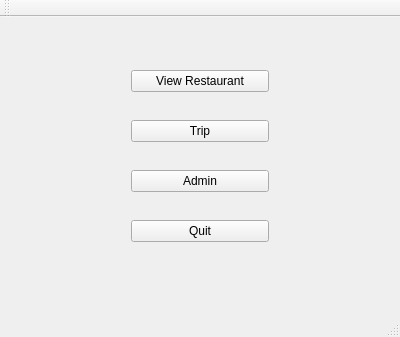
<?xml version="1.0" encoding="UTF-8"?>
<ui version="4.0">
 <class>MainWindow</class>
 <widget class="QMainWindow" name="MainWindow">
  <property name="geometry">
   <rect>
    <x>0</x>
    <y>0</y>
    <width>400</width>
    <height>337</height>
   </rect>
  </property>
  <property name="windowTitle">
   <string>MainWindow</string>
  </property>
  <widget class="QWidget" name="centralWidget">
   <widget class="QWidget" name="verticalLayoutWidget">
    <property name="geometry">
     <rect>
      <x>120</x>
      <y>20</y>
      <width>160</width>
      <height>241</height>
     </rect>
    </property>
    <layout class="QVBoxLayout" name="verticalLayout">
     <item>
      <widget class="QPushButton" name="pushButton_4">
       <property name="text">
        <string>View Restaurant</string>
       </property>
      </widget>
     </item>
     <item>
      <widget class="QPushButton" name="pushButton_2">
       <property name="text">
        <string>Trip</string>
       </property>
      </widget>
     </item>
     <item>
      <widget class="QPushButton" name="pushButton">
       <property name="text">
        <string>Admin</string>
       </property>
      </widget>
     </item>
     <item>
      <widget class="QPushButton" name="pushButton_3">
       <property name="text">
        <string>Quit</string>
       </property>
      </widget>
     </item>
    </layout>
   </widget>
  </widget>
  <widget class="QMenuBar" name="menuBar">
   <property name="geometry">
    <rect>
     <x>0</x>
     <y>0</y>
     <width>400</width>
     <height>26</height>
    </rect>
   </property>
  </widget>
  <widget class="QToolBar" name="mainToolBar">
   <attribute name="toolBarArea">
    <enum>TopToolBarArea</enum>
   </attribute>
   <attribute name="toolBarBreak">
    <bool>false</bool>
   </attribute>
  </widget>
  <widget class="QStatusBar" name="statusBar"/>
 </widget>
 <layoutdefault spacing="6" margin="11"/>
 <resources/>
 <connections>
  <connection>
   <sender>pushButton_3</sender>
   <signal>clicked()</signal>
   <receiver>MainWindow</receiver>
   <slot>close()</slot>
   <hints>
    <hint type="sourcelabel">
     <x>195</x>
     <y>257</y>
    </hint>
    <hint type="destinationlabel">
     <x>114</x>
     <y>294</y>
    </hint>
   </hints>
  </connection>
  <connection>
   <sender>pushButton</sender>
   <signal>clicked()</signal>
   <receiver>MainWindow</receiver>
   <slot>on_actionNew_triggered()</slot>
   <hints>
    <hint type="sourcelabel">
     <x>185</x>
     <y>207</y>
    </hint>
    <hint type="destinationlabel">
     <x>73</x>
     <y>220</y>
    </hint>
   </hints>
  </connection>
 </connections>
 <slots>
  <slot>on_actionNew_triggered()</slot>
 </slots>
</ui>
